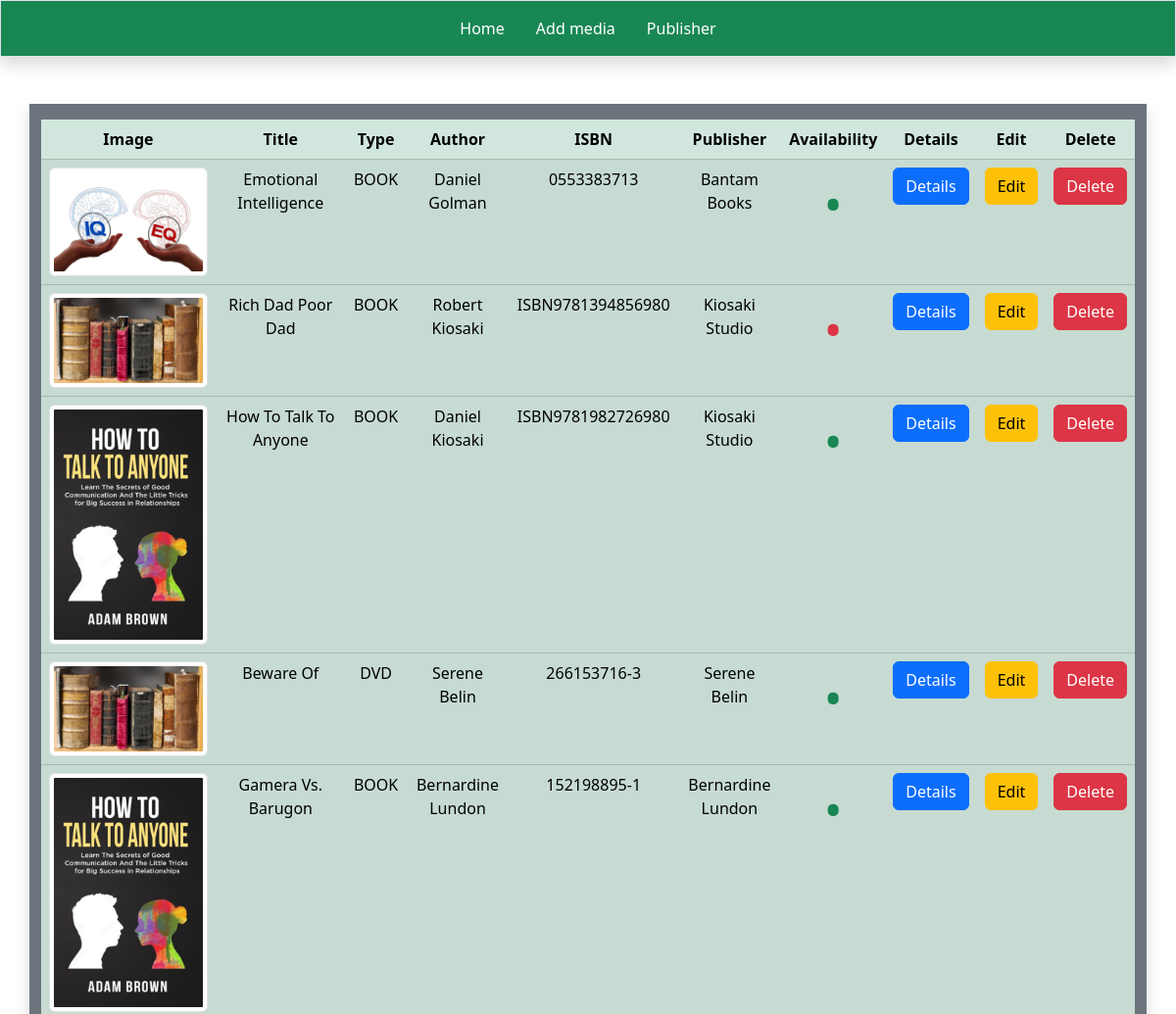
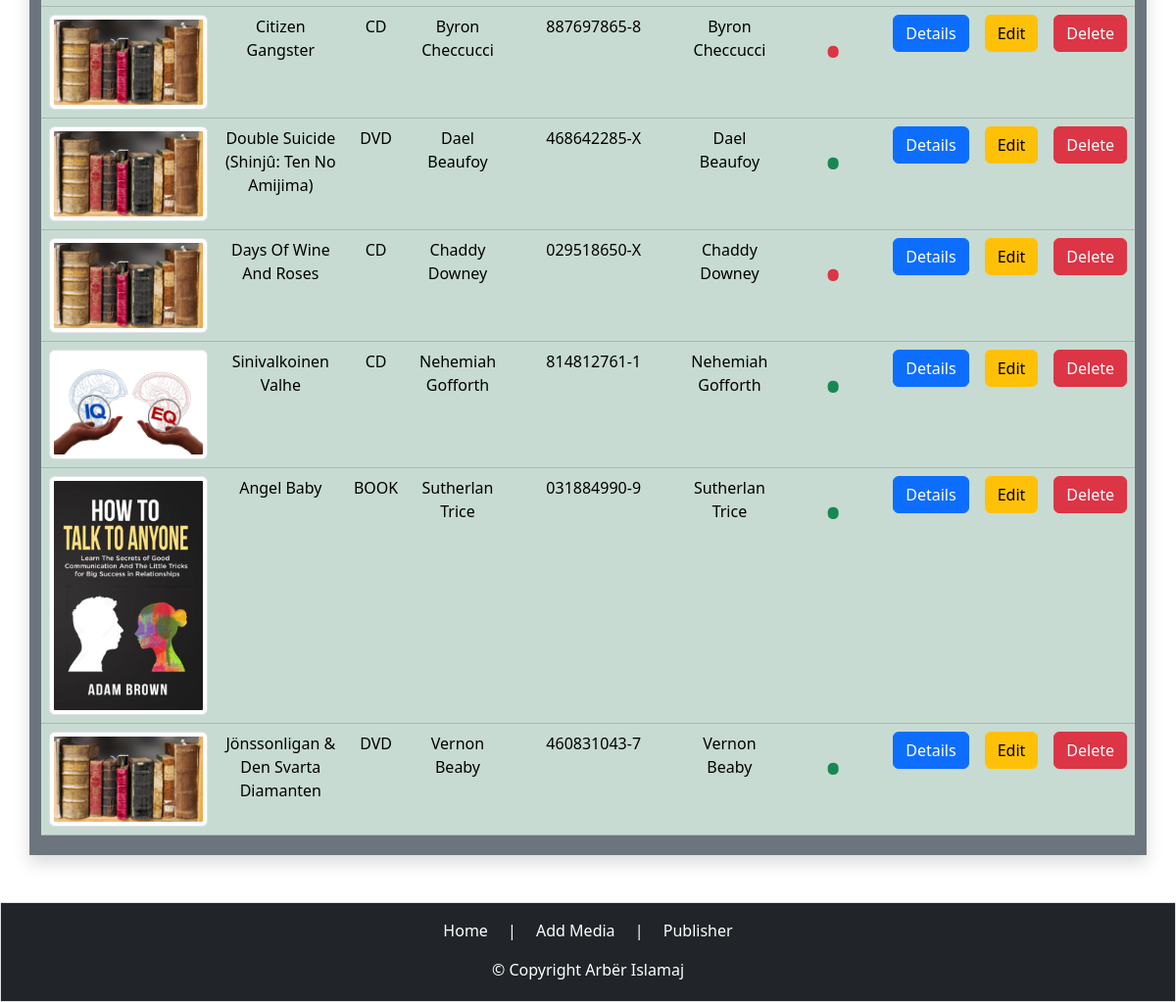
The page / on the database its author committed (2 pictures, top to bottom).
### tables this page shows
CREATE TABLE `media_library` (
  `id` int(11) NOT NULL,
  `title` varchar(250) NOT NULL,
  `picture` varchar(250) DEFAULT NULL,
  `ISBN` varchar(50) NOT NULL,
  `description` varchar(250) NOT NULL,
  `type` varchar(30) NOT NULL,
  `author_first_name` varchar(55) NOT NULL,
  `author_last_name` varchar(55) NOT NULL,
  `publisher_name` varchar(100) NOT NULL,
  `publisher_address` varchar(250) DEFAULT NULL,
  `publish_date` date NOT NULL,
  `availability` varchar(55) NOT NULL
);

### index.php (the view, shortened to what this page needs)
<?php
require_once './components/db_connect.php';
$sql = "SELECT * FROM `media_library`";
$result = mysqli_query($conn, $sql);
$rows = "";
if (mysqli_num_rows($result) > 0) {
    while ($row = mysqli_fetch_assoc($result)) {
        $imagePath = "./assets/" . $row['picture'];
        if (file_exists($imagePath)) {
            $imageTag = "<img src='$imagePath' class='img-thumbnail c-img-thumbnail' alt='Media img'>";
        } else {
            $imageTag = "<p class='text-danger'>Image not found</p>";
        }
        $availabilityBadge = ($row["availability"] == "available")
            ? "<span class='text-success' style='font-size: 50px;'>&#8226;</span>"
            : "<span class='text-danger' style='font-size: 50px;'>&#8226;</span>";
        $rows .= "
            <tbody>
                <tr>
                    <th>$imageTag</th>
                    <td class='text-capitalize'>$row[title]</td>
                    <td class='text-uppercase'>$row[type]</td>
                    <td class='text-capitalize'>$row[author_first_name] $row[author_last_name]</td>
                    <td class='text-uppercase'>$row[ISBN]</td>
                    <td class='text-capitalize'>$row[publisher_name]</td>
                    <td>$availabilityBadge</td>
                    <td><a href='details.php?mediaID=$row[id]' class='btn btn-primary'>Details</a></td>
                    <td><a href='update.php?mediaID=$row[id]' class='btn btn-warning'>Edit</a></td>
                    <td><a href='delete.php?mediaID=$row[id]' class='btn btn-danger'>Delete</a></td>
                </tr>
            </tbody>";
    }
}
?>
<!DOCTYPE html>
<html lang="en">
<head>
    <link href="https://cdn.jsdelivr.net/npm/bootstrap@5.3.2/dist/css/bootstrap.min.css" rel="stylesheet">
    <link rel="stylesheet" href="https://cdnjs.cloudflare.com/ajax/libs/font-awesome/5.15.4/css/all.min.css">
</head>
<body>
    <?php require_once './components/navbar.php' ?>
    <div class="container bg-secondary text-center mt-5 mb-5 pt-3 pb-1 shadow">
        <table class='table table-success table-striped table-hover'>
            <thead>
                <tr>
                    <th scope='col'>Image</th>
                    <th scope='col'>Title</th>
                    <th scope='col'>Type</th>
                    <th scope='col'>Author</th>
                    <th scope='col'>ISBN</th>
                    <th scope='col'>Publisher</th>
                    <th scope='col'>Availability</th>
                    <th scope='col'>Details</th>
                    <th scope='col'>Edit</th>
                    <th scope='col'>Delete</th>
                </tr>
            </thead>
            <?= $rows; ?>
        </table>
    </div>
    <?php require_once './components/footer.php' ?>
</body>
</html>

### components/navbar.php
<?php
echo "
<ul class='nav bg-success justify-content-center p-2 border shadow'>
<li class='nav-item'>
  <a class='nav-link text-white active' aria-current='page' href='./index.php'>Home</a>
</li>
<li class='nav-item'>
  <a class='nav-link text-white' href='./create.php'>Add media</a>
</li>
<li class='nav-item'>
  <a class='nav-link text-white' href='./publisher.php'>Publisher</a>
</li>
</ul>
     ";

### components/footer.php
<?php
echo "
<footer class='bg-dark text-white border'>
      <div class='text-center pt-3'>
        <a class='p-3 text-decoration-none text-white' href='./index.php'> Home </a>
        <span>|</span>
        <a class='p-3 text-decoration-none text-white' href='./create.php'> Add Media </a>
        <span>|</span>
        <a class='p-3 text-decoration-none text-white' href='./publisher.php'> Publisher </a>
      </div>
      <div class='text-center pt-3 pb-1'>
        <p>&copy; Copyright Arbër Islamaj</p>
      </div>
    </footer>
     ";

### index.php (style rules this page uses)
body { min-height: 100vh; display: flex; flex-direction: column; }
footer { margin-top: auto; }

### rows shown on the page
media_library: picture (picture), title "Emotional Intelligence", type "BOOK", author_first_name "Daniel", author_last_name "Golman", ISBN "0553383713", publisher_name "Bantam Books"
media_library: picture (placeholder picture), title "Rich Dad Poor Dad", type "BOOK", author_first_name "Robert", author_last_name "Kiosaki", ISBN "ISBN9781394856980", publisher_name "Kiosaki Studio"
media_library: picture (picture), title "How To Talk To Anyone", type "BOOK", author_first_name "Daniel", author_last_name "Kiosaki", ISBN "ISBN9781982726980", publisher_name "Kiosaki Studio"
media_library: picture (placeholder picture), title "Beware Of", type "DVD", author_first_name "Serene", author_last_name "Belin", ISBN "266153716-3", publisher_name "Serene Belin"
media_library: picture (picture), title "Gamera Vs. Barugon", type "BOOK", author_first_name "Bernardine", author_last_name "Lundon", ISBN "152198895-1", publisher_name "Bernardine Lundon"
media_library: picture (placeholder picture), title "Citizen Gangster", type "CD", author_first_name "Byron", author_last_name "Checcucci", ISBN "887697865-8", publisher_name "Byron Checcucci"
media_library: picture (placeholder picture), title "Double Suicide (Shinjû: Ten No Amijima)", type "DVD", author_first_name "Dael", author_last_name "Beaufoy", ISBN "468642285-X", publisher_name "Dael Beaufoy"
media_library: picture (placeholder picture), title "Days Of Wine And Roses", type "CD", author_first_name "Chaddy", author_last_name "Downey", ISBN "029518650-X", publisher_name "Chaddy Downey"
media_library: picture (picture), title "Sinivalkoinen Valhe", type "CD", author_first_name "Nehemiah", author_last_name "Gofforth", ISBN "814812761-1", publisher_name "Nehemiah Gofforth"
media_library: picture (picture), title "Angel Baby", type "BOOK", author_first_name "Sutherlan", author_last_name "Trice", ISBN "031884990-9", publisher_name "Sutherlan Trice"
media_library: picture (placeholder picture), title "Jönssonligan & Den Svarta Diamanten", type "DVD", author_first_name "Vernon", author_last_name "Beaby", ISBN "460831043-7", publisher_name "Vernon Beaby"
